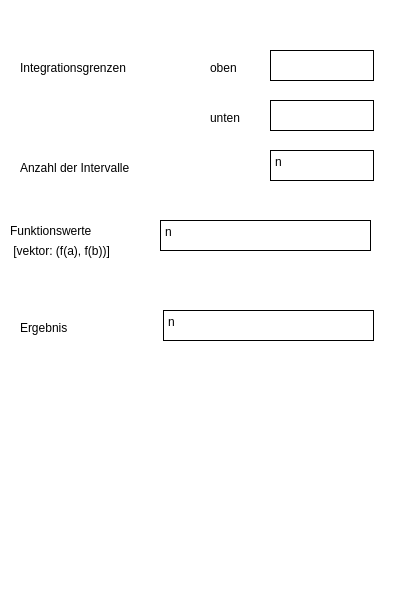
<?xml version="1.0" encoding="UTF-8"?>
<ui version="4.0">
 <class>MainWindow</class>
 <widget class="QMainWindow" name="MainWindow">
  <property name="geometry">
   <rect>
    <x>0</x>
    <y>0</y>
    <width>407</width>
    <height>600</height>
   </rect>
  </property>
  <property name="windowTitle">
   <string>MainWindow</string>
  </property>
  <property name="autoFillBackground">
   <bool>false</bool>
  </property>
  <property name="styleSheet">
   <string notr="true">background: rgb(255,255,255)</string>
  </property>
  <widget class="QWidget" name="centralwidget">
   <widget class="QStackedWidget" name="stackedWidget">
    <property name="geometry">
     <rect>
      <x>0</x>
      <y>10</y>
      <width>401</width>
      <height>541</height>
     </rect>
    </property>
    <widget class="QWidget" name="trapezoid">
     <widget class="QLabel" name="limits_lbl">
      <property name="geometry">
       <rect>
        <x>20</x>
        <y>50</y>
        <width>131</width>
        <height>16</height>
       </rect>
      </property>
      <property name="styleSheet">
       <string notr="true">background: rgb(255,255,255);
color:rgb(0,0,0);
font: 700 12pt &quot;Brill&quot;, rgb(0, 0, 0);</string>
      </property>
      <property name="text">
       <string>Integrationsgrenzen</string>
      </property>
     </widget>
     <widget class="QPlainTextEdit" name="result">
      <property name="geometry">
       <rect>
        <x>163</x>
        <y>300</y>
        <width>211</width>
        <height>31</height>
       </rect>
      </property>
      <property name="styleSheet">
       <string notr="true">background:rgb(255,255,255);
color: rgb(0,0,0,);
font: 12pt &quot;Brill&quot;;
border-style: solid;
border-width: 1px;
border-color: black</string>
      </property>
      <property name="verticalScrollBarPolicy">
       <enum>Qt::ScrollBarPolicy::ScrollBarAlwaysOff</enum>
      </property>
      <property name="horizontalScrollBarPolicy">
       <enum>Qt::ScrollBarPolicy::ScrollBarAlwaysOff</enum>
      </property>
      <property name="tabChangesFocus">
       <bool>true</bool>
      </property>
      <property name="readOnly">
       <bool>true</bool>
      </property>
      <property name="plainText">
       <string>n</string>
      </property>
      <property name="tabStopDistance">
       <double>0.000000000000000</double>
      </property>
     </widget>
     <widget class="QLabel" name="result_lbl">
      <property name="geometry">
       <rect>
        <x>20</x>
        <y>310</y>
        <width>131</width>
        <height>16</height>
       </rect>
      </property>
      <property name="styleSheet">
       <string notr="true">background: rgb(255,255,255);
color:rgb(0,0,0);
font: 700 12pt &quot;Brill&quot;, rgb(0, 0, 0);</string>
      </property>
      <property name="text">
       <string>Ergebnis</string>
      </property>
     </widget>
     <widget class="QPlainTextEdit" name="lower">
      <property name="geometry">
       <rect>
        <x>270</x>
        <y>90</y>
        <width>104</width>
        <height>31</height>
       </rect>
      </property>
      <property name="styleSheet">
       <string notr="true">background:rgb(255,255,255);
color: rgb(0,0,0,);
font: 12pt &quot;Brill&quot;;
border-style: solid;
border-width: 1px;
border-color: black</string>
      </property>
      <property name="verticalScrollBarPolicy">
       <enum>Qt::ScrollBarPolicy::ScrollBarAlwaysOff</enum>
      </property>
      <property name="horizontalScrollBarPolicy">
       <enum>Qt::ScrollBarPolicy::ScrollBarAlwaysOff</enum>
      </property>
      <property name="tabChangesFocus">
       <bool>true</bool>
      </property>
      <property name="tabStopDistance">
       <double>0.000000000000000</double>
      </property>
     </widget>
     <widget class="QLabel" name="intervalls_lbl">
      <property name="geometry">
       <rect>
        <x>20</x>
        <y>150</y>
        <width>131</width>
        <height>16</height>
       </rect>
      </property>
      <property name="styleSheet">
       <string notr="true">background: rgb(255,255,255);
color:rgb(0,0,0);
font: 700 12pt &quot;Brill&quot;, rgb(0, 0, 0);</string>
      </property>
      <property name="text">
       <string>Anzahl der Intervalle</string>
      </property>
     </widget>
     <widget class="QPlainTextEdit" name="upper">
      <property name="geometry">
       <rect>
        <x>270</x>
        <y>40</y>
        <width>104</width>
        <height>31</height>
       </rect>
      </property>
      <property name="styleSheet">
       <string notr="true">background:rgb(255,255,255);
color: rgb(0,0,0,);
font: 12pt &quot;Brill&quot;;
border-style: solid;
border-width: 1px;
border-color: black</string>
      </property>
      <property name="verticalScrollBarPolicy">
       <enum>Qt::ScrollBarPolicy::ScrollBarAlwaysOff</enum>
      </property>
      <property name="horizontalScrollBarPolicy">
       <enum>Qt::ScrollBarPolicy::ScrollBarAlwaysOff</enum>
      </property>
      <property name="tabChangesFocus">
       <bool>true</bool>
      </property>
     </widget>
     <widget class="QPlainTextEdit" name="intervalls">
      <property name="geometry">
       <rect>
        <x>270</x>
        <y>140</y>
        <width>104</width>
        <height>31</height>
       </rect>
      </property>
      <property name="styleSheet">
       <string notr="true">background:rgb(255,255,255);
color: rgb(0,0,0,);
font: 12pt &quot;Brill&quot;;
border-style: solid;
border-width: 1px;
border-color: black</string>
      </property>
      <property name="verticalScrollBarPolicy">
       <enum>Qt::ScrollBarPolicy::ScrollBarAlwaysOff</enum>
      </property>
      <property name="horizontalScrollBarPolicy">
       <enum>Qt::ScrollBarPolicy::ScrollBarAlwaysOff</enum>
      </property>
      <property name="tabChangesFocus">
       <bool>true</bool>
      </property>
      <property name="plainText">
       <string>n</string>
      </property>
      <property name="tabStopDistance">
       <double>0.000000000000000</double>
      </property>
     </widget>
     <widget class="QLabel" name="lower_lbl">
      <property name="geometry">
       <rect>
        <x>210</x>
        <y>100</y>
        <width>49</width>
        <height>16</height>
       </rect>
      </property>
      <property name="styleSheet">
       <string notr="true">background: rgb(255,255,255);
color:rgb(0,0,0);
font: 12pt &quot;Brill&quot;, rgb(0, 0, 0);</string>
      </property>
      <property name="text">
       <string>unten</string>
      </property>
     </widget>
     <widget class="QLabel" name="upper_lbl">
      <property name="geometry">
       <rect>
        <x>210</x>
        <y>50</y>
        <width>49</width>
        <height>16</height>
       </rect>
      </property>
      <property name="styleSheet">
       <string notr="true">background: rgb(255,255,255);
color:rgb(0,0,0);
font: 12pt &quot;Brill&quot;, rgb(0, 0, 0);</string>
      </property>
      <property name="text">
       <string>oben</string>
      </property>
     </widget>
     <widget class="QPlainTextEdit" name="values">
      <property name="geometry">
       <rect>
        <x>160</x>
        <y>210</y>
        <width>211</width>
        <height>31</height>
       </rect>
      </property>
      <property name="styleSheet">
       <string notr="true">background:rgb(255,255,255);
color: rgb(0,0,0,);
font: 12pt &quot;Brill&quot;;
border-style: solid;
border-width: 1px;
border-color: black</string>
      </property>
      <property name="verticalScrollBarPolicy">
       <enum>Qt::ScrollBarPolicy::ScrollBarAlwaysOff</enum>
      </property>
      <property name="horizontalScrollBarPolicy">
       <enum>Qt::ScrollBarPolicy::ScrollBarAlwaysOff</enum>
      </property>
      <property name="tabChangesFocus">
       <bool>true</bool>
      </property>
      <property name="readOnly">
       <bool>true</bool>
      </property>
      <property name="plainText">
       <string>n</string>
      </property>
      <property name="tabStopDistance">
       <double>0.000000000000000</double>
      </property>
     </widget>
     <widget class="QLabel" name="values_lbl">
      <property name="geometry">
       <rect>
        <x>10</x>
        <y>210</y>
        <width>131</width>
        <height>21</height>
       </rect>
      </property>
      <property name="styleSheet">
       <string notr="true">background: rgb(255,255,255);
color:rgb(0,0,0);
font: 700 12pt &quot;Brill&quot;, rgb(0, 0, 0);</string>
      </property>
      <property name="text">
       <string>Funktionswerte</string>
      </property>
      <property name="wordWrap">
       <bool>false</bool>
      </property>
     </widget>
     <widget class="QLabel" name="values2_lbl">
      <property name="geometry">
       <rect>
        <x>10</x>
        <y>230</y>
        <width>131</width>
        <height>21</height>
       </rect>
      </property>
      <property name="styleSheet">
       <string notr="true">background: rgb(255,255,255);
color:rgb(0,0,0);
font: 700 10pt &quot;Brill&quot;, rgb(0, 0, 0);</string>
      </property>
      <property name="text">
       <string> [vektor: (f(a), f(b))]</string>
      </property>
     </widget>
    </widget>
    <widget class="QWidget" name="simpson">
     <widget class="QLabel" name="upper_lbl_2">
      <property name="geometry">
       <rect>
        <x>210</x>
        <y>20</y>
        <width>49</width>
        <height>16</height>
       </rect>
      </property>
      <property name="styleSheet">
       <string notr="true">background: rgb(255,255,255);
color:rgb(0,0,0);
font: 12pt &quot;Brill&quot;, rgb(0, 0, 0);</string>
      </property>
      <property name="text">
       <string>oben</string>
      </property>
     </widget>
     <widget class="QPlainTextEdit" name="lower_2">
      <property name="geometry">
       <rect>
        <x>270</x>
        <y>60</y>
        <width>104</width>
        <height>31</height>
       </rect>
      </property>
      <property name="styleSheet">
       <string notr="true">background:rgb(255,255,255);
color: rgb(0,0,0,);
font: 12pt &quot;Brill&quot;;
border-style: solid;
border-width: 1px;
border-color: black</string>
      </property>
      <property name="verticalScrollBarPolicy">
       <enum>Qt::ScrollBarPolicy::ScrollBarAlwaysOff</enum>
      </property>
      <property name="horizontalScrollBarPolicy">
       <enum>Qt::ScrollBarPolicy::ScrollBarAlwaysOff</enum>
      </property>
      <property name="tabChangesFocus">
       <bool>true</bool>
      </property>
      <property name="tabStopDistance">
       <double>0.000000000000000</double>
      </property>
     </widget>
     <widget class="QLabel" name="result_lbl_2">
      <property name="geometry">
       <rect>
        <x>20</x>
        <y>250</y>
        <width>131</width>
        <height>16</height>
       </rect>
      </property>
      <property name="styleSheet">
       <string notr="true">background: rgb(255,255,255);
color:rgb(0,0,0);
font: 700 12pt &quot;Brill&quot;, rgb(0, 0, 0);</string>
      </property>
      <property name="text">
       <string>Ergebnis</string>
      </property>
     </widget>
     <widget class="QLabel" name="lower_lbl_2">
      <property name="geometry">
       <rect>
        <x>210</x>
        <y>70</y>
        <width>49</width>
        <height>16</height>
       </rect>
      </property>
      <property name="styleSheet">
       <string notr="true">background: rgb(255,255,255);
color:rgb(0,0,0);
font: 12pt &quot;Brill&quot;, rgb(0, 0, 0);</string>
      </property>
      <property name="text">
       <string>unten</string>
      </property>
     </widget>
     <widget class="QLabel" name="intervalls_lbl_2">
      <property name="geometry">
       <rect>
        <x>20</x>
        <y>120</y>
        <width>131</width>
        <height>16</height>
       </rect>
      </property>
      <property name="styleSheet">
       <string notr="true">background: rgb(255,255,255);
color:rgb(0,0,0);
font: 700 12pt &quot;Brill&quot;, rgb(0, 0, 0);</string>
      </property>
      <property name="text">
       <string>Anzahl der Intervalle</string>
      </property>
     </widget>
     <widget class="QPlainTextEdit" name="upper_2">
      <property name="geometry">
       <rect>
        <x>270</x>
        <y>10</y>
        <width>104</width>
        <height>31</height>
       </rect>
      </property>
      <property name="styleSheet">
       <string notr="true">background:rgb(255,255,255);
color: rgb(0,0,0,);
font: 12pt &quot;Brill&quot;;
border-style: solid;
border-width: 1px;
border-color: black</string>
      </property>
      <property name="verticalScrollBarPolicy">
       <enum>Qt::ScrollBarPolicy::ScrollBarAlwaysOff</enum>
      </property>
      <property name="horizontalScrollBarPolicy">
       <enum>Qt::ScrollBarPolicy::ScrollBarAlwaysOff</enum>
      </property>
      <property name="tabChangesFocus">
       <bool>true</bool>
      </property>
     </widget>
     <widget class="QPlainTextEdit" name="intervalls_2">
      <property name="geometry">
       <rect>
        <x>270</x>
        <y>110</y>
        <width>104</width>
        <height>31</height>
       </rect>
      </property>
      <property name="styleSheet">
       <string notr="true">background:rgb(255,255,255);
color: rgb(0,0,0,);
font: 12pt &quot;Brill&quot;;
border-style: solid;
border-width: 1px;
border-color: black</string>
      </property>
      <property name="verticalScrollBarPolicy">
       <enum>Qt::ScrollBarPolicy::ScrollBarAlwaysOff</enum>
      </property>
      <property name="horizontalScrollBarPolicy">
       <enum>Qt::ScrollBarPolicy::ScrollBarAlwaysOff</enum>
      </property>
      <property name="tabChangesFocus">
       <bool>true</bool>
      </property>
      <property name="plainText">
       <string>n</string>
      </property>
      <property name="tabStopDistance">
       <double>0.000000000000000</double>
      </property>
     </widget>
     <widget class="QPlainTextEdit" name="result_2">
      <property name="geometry">
       <rect>
        <x>170</x>
        <y>240</y>
        <width>211</width>
        <height>31</height>
       </rect>
      </property>
      <property name="styleSheet">
       <string notr="true">background:rgb(255,255,255);
color: rgb(0,0,0,);
font: 12pt &quot;Brill&quot;;
border-style: solid;
border-width: 1px;
border-color: black</string>
      </property>
      <property name="verticalScrollBarPolicy">
       <enum>Qt::ScrollBarPolicy::ScrollBarAlwaysOff</enum>
      </property>
      <property name="horizontalScrollBarPolicy">
       <enum>Qt::ScrollBarPolicy::ScrollBarAlwaysOff</enum>
      </property>
      <property name="tabChangesFocus">
       <bool>true</bool>
      </property>
      <property name="readOnly">
       <bool>true</bool>
      </property>
      <property name="plainText">
       <string>n</string>
      </property>
      <property name="tabStopDistance">
       <double>0.000000000000000</double>
      </property>
     </widget>
     <widget class="QLabel" name="limits_lbl_2">
      <property name="geometry">
       <rect>
        <x>20</x>
        <y>20</y>
        <width>131</width>
        <height>16</height>
       </rect>
      </property>
      <property name="styleSheet">
       <string notr="true">background: rgb(255,255,255);
color:rgb(0,0,0);
font: 700 12pt &quot;Brill&quot;, rgb(0, 0, 0);</string>
      </property>
      <property name="text">
       <string>Integrationsgrenzen</string>
      </property>
     </widget>
     <widget class="QPlainTextEdit" name="values_2">
      <property name="geometry">
       <rect>
        <x>170</x>
        <y>170</y>
        <width>211</width>
        <height>31</height>
       </rect>
      </property>
      <property name="styleSheet">
       <string notr="true">background:rgb(255,255,255);
color: rgb(0,0,0,);
font: 12pt &quot;Brill&quot;;
border-style: solid;
border-width: 1px;
border-color: black</string>
      </property>
      <property name="verticalScrollBarPolicy">
       <enum>Qt::ScrollBarPolicy::ScrollBarAlwaysOff</enum>
      </property>
      <property name="horizontalScrollBarPolicy">
       <enum>Qt::ScrollBarPolicy::ScrollBarAlwaysOff</enum>
      </property>
      <property name="tabChangesFocus">
       <bool>true</bool>
      </property>
      <property name="readOnly">
       <bool>true</bool>
      </property>
      <property name="plainText">
       <string>n</string>
      </property>
      <property name="tabStopDistance">
       <double>0.000000000000000</double>
      </property>
     </widget>
     <widget class="QLabel" name="values_lbl_2">
      <property name="geometry">
       <rect>
        <x>20</x>
        <y>170</y>
        <width>131</width>
        <height>21</height>
       </rect>
      </property>
      <property name="styleSheet">
       <string notr="true">background: rgb(255,255,255);
color:rgb(0,0,0);
font: 700 12pt &quot;Brill&quot;, rgb(0, 0, 0);</string>
      </property>
      <property name="text">
       <string>Funktionswerte</string>
      </property>
      <property name="wordWrap">
       <bool>false</bool>
      </property>
     </widget>
     <widget class="QLabel" name="values2_lbl_2">
      <property name="geometry">
       <rect>
        <x>20</x>
        <y>190</y>
        <width>131</width>
        <height>21</height>
       </rect>
      </property>
      <property name="styleSheet">
       <string notr="true">background: rgb(255,255,255);
color:rgb(0,0,0);
font: 700 10pt &quot;Brill&quot;, rgb(0, 0, 0);</string>
      </property>
      <property name="text">
       <string> [vektor: (f(a), f(b))]</string>
      </property>
     </widget>
    </widget>
    <widget class="QWidget" name="middle">
     <widget class="QPlainTextEdit" name="intervalls_3">
      <property name="geometry">
       <rect>
        <x>270</x>
        <y>110</y>
        <width>104</width>
        <height>31</height>
       </rect>
      </property>
      <property name="styleSheet">
       <string notr="true">background:rgb(255,255,255);
color: rgb(0,0,0,);
font: 12pt &quot;Brill&quot;;
border-style: solid;
border-width: 1px;
border-color: black</string>
      </property>
      <property name="verticalScrollBarPolicy">
       <enum>Qt::ScrollBarPolicy::ScrollBarAlwaysOff</enum>
      </property>
      <property name="horizontalScrollBarPolicy">
       <enum>Qt::ScrollBarPolicy::ScrollBarAlwaysOff</enum>
      </property>
      <property name="tabChangesFocus">
       <bool>true</bool>
      </property>
      <property name="plainText">
       <string>n</string>
      </property>
      <property name="tabStopDistance">
       <double>0.000000000000000</double>
      </property>
     </widget>
     <widget class="QLabel" name="limits_lbl_3">
      <property name="geometry">
       <rect>
        <x>20</x>
        <y>20</y>
        <width>131</width>
        <height>16</height>
       </rect>
      </property>
      <property name="styleSheet">
       <string notr="true">background: rgb(255,255,255);
color:rgb(0,0,0);
font: 700 12pt &quot;Brill&quot;, rgb(0, 0, 0);</string>
      </property>
      <property name="text">
       <string>Integrationsgrenzen</string>
      </property>
     </widget>
     <widget class="QLabel" name="result_lbl_3">
      <property name="geometry">
       <rect>
        <x>20</x>
        <y>180</y>
        <width>131</width>
        <height>16</height>
       </rect>
      </property>
      <property name="styleSheet">
       <string notr="true">background: rgb(255,255,255);
color:rgb(0,0,0);
font: 700 12pt &quot;Brill&quot;, rgb(0, 0, 0);</string>
      </property>
      <property name="text">
       <string>Ergebnis</string>
      </property>
     </widget>
     <widget class="QLabel" name="intervalls_lbl_3">
      <property name="geometry">
       <rect>
        <x>20</x>
        <y>120</y>
        <width>131</width>
        <height>16</height>
       </rect>
      </property>
      <property name="styleSheet">
       <string notr="true">background: rgb(255,255,255);
color:rgb(0,0,0);
font: 700 12pt &quot;Brill&quot;, rgb(0, 0, 0);</string>
      </property>
      <property name="text">
       <string>Anzahl der Intervalle</string>
      </property>
     </widget>
     <widget class="QPlainTextEdit" name="result_3">
      <property name="geometry">
       <rect>
        <x>170</x>
        <y>170</y>
        <width>211</width>
        <height>31</height>
       </rect>
      </property>
      <property name="styleSheet">
       <string notr="true">background:rgb(255,255,255);
color: rgb(0,0,0,);
font: 12pt &quot;Brill&quot;;
border-style: solid;
border-width: 1px;
border-color: black</string>
      </property>
      <property name="verticalScrollBarPolicy">
       <enum>Qt::ScrollBarPolicy::ScrollBarAlwaysOff</enum>
      </property>
      <property name="horizontalScrollBarPolicy">
       <enum>Qt::ScrollBarPolicy::ScrollBarAlwaysOff</enum>
      </property>
      <property name="tabChangesFocus">
       <bool>true</bool>
      </property>
      <property name="readOnly">
       <bool>true</bool>
      </property>
      <property name="plainText">
       <string>n</string>
      </property>
      <property name="tabStopDistance">
       <double>0.000000000000000</double>
      </property>
     </widget>
     <widget class="QLabel" name="upper_lbl_3">
      <property name="geometry">
       <rect>
        <x>210</x>
        <y>20</y>
        <width>49</width>
        <height>16</height>
       </rect>
      </property>
      <property name="styleSheet">
       <string notr="true">background: rgb(255,255,255);
color:rgb(0,0,0);
font: 12pt &quot;Brill&quot;, rgb(0, 0, 0);</string>
      </property>
      <property name="text">
       <string>oben</string>
      </property>
     </widget>
     <widget class="QPlainTextEdit" name="upper_3">
      <property name="geometry">
       <rect>
        <x>270</x>
        <y>10</y>
        <width>104</width>
        <height>31</height>
       </rect>
      </property>
      <property name="styleSheet">
       <string notr="true">background:rgb(255,255,255);
color: rgb(0,0,0,);
font: 12pt &quot;Brill&quot;;
border-style: solid;
border-width: 1px;
border-color: black</string>
      </property>
      <property name="verticalScrollBarPolicy">
       <enum>Qt::ScrollBarPolicy::ScrollBarAlwaysOff</enum>
      </property>
      <property name="horizontalScrollBarPolicy">
       <enum>Qt::ScrollBarPolicy::ScrollBarAlwaysOff</enum>
      </property>
      <property name="tabChangesFocus">
       <bool>true</bool>
      </property>
     </widget>
     <widget class="QLabel" name="lower_lbl_3">
      <property name="geometry">
       <rect>
        <x>210</x>
        <y>70</y>
        <width>49</width>
        <height>16</height>
       </rect>
      </property>
      <property name="styleSheet">
       <string notr="true">background: rgb(255,255,255);
color:rgb(0,0,0);
font: 12pt &quot;Brill&quot;, rgb(0, 0, 0);</string>
      </property>
      <property name="text">
       <string>unten</string>
      </property>
     </widget>
     <widget class="QPlainTextEdit" name="lower_3">
      <property name="geometry">
       <rect>
        <x>270</x>
        <y>60</y>
        <width>104</width>
        <height>31</height>
       </rect>
      </property>
      <property name="styleSheet">
       <string notr="true">background:rgb(255,255,255);
color: rgb(0,0,0,);
font: 12pt &quot;Brill&quot;;
border-style: solid;
border-width: 1px;
border-color: black</string>
      </property>
      <property name="verticalScrollBarPolicy">
       <enum>Qt::ScrollBarPolicy::ScrollBarAlwaysOff</enum>
      </property>
      <property name="horizontalScrollBarPolicy">
       <enum>Qt::ScrollBarPolicy::ScrollBarAlwaysOff</enum>
      </property>
      <property name="tabChangesFocus">
       <bool>true</bool>
      </property>
      <property name="tabStopDistance">
       <double>0.000000000000000</double>
      </property>
     </widget>
    </widget>
    <widget class="QWidget" name="Romberg"/>
   </widget>
  </widget>
  <widget class="QMenuBar" name="menubar">
   <property name="geometry">
    <rect>
     <x>0</x>
     <y>0</y>
     <width>407</width>
     <height>33</height>
    </rect>
   </property>
  </widget>
  <widget class="QStatusBar" name="statusbar"/>
 </widget>
 <resources/>
 <connections/>
</ui>
